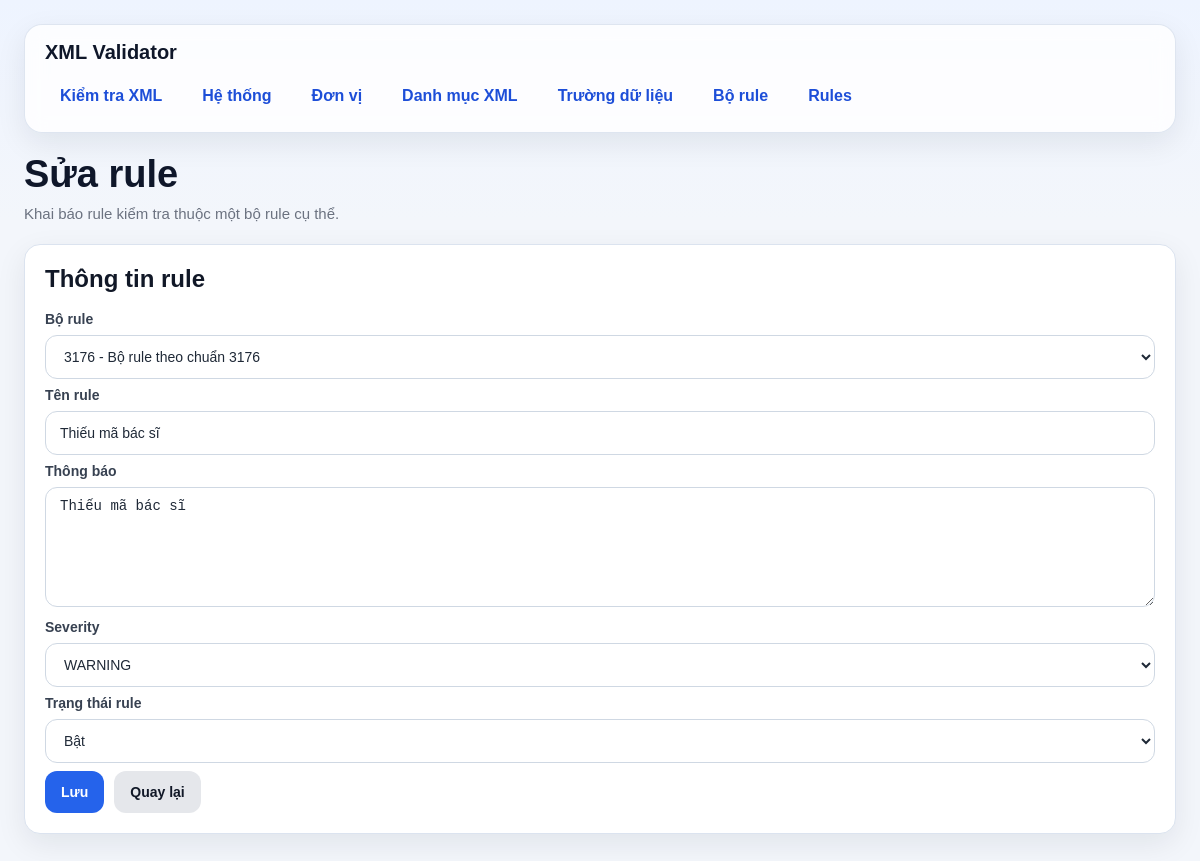
/rules/1/edit, run on an earlier commit of the app's database.
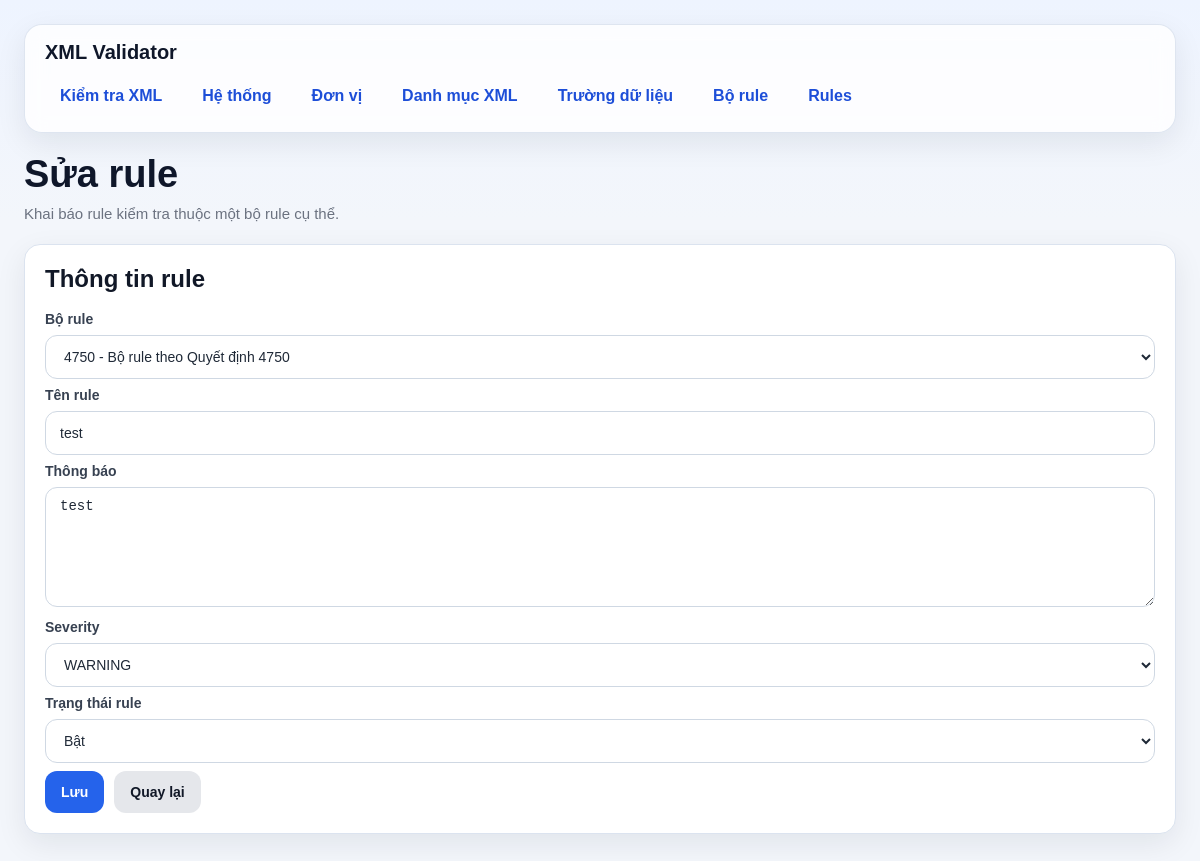
And on a later commit of the database.
### models/rule_model.py (models this page shows, shortened)
class Rule(db.Model):
    __tablename__ = "rule"
    id = db.Column(db.Integer, primary_key=True)
    bo_rule_id = db.Column(db.Integer, db.ForeignKey("bo_rule.id"), nullable=False)
    ten_rule = db.Column(db.String(255), nullable=False)
    thong_bao = db.Column(db.String(500), nullable=False)
    severity = db.Column(db.String(50), nullable=False, default="WARNING")
    is_active = db.Column(db.Boolean, nullable=False, default=True)
    bo_rule = db.relationship("BoRule", backref="rules")

class BoRule(db.Model):
    __tablename__ = "bo_rule"
    id = db.Column(db.Integer, primary_key=True)
    ma_bo_rule = db.Column(db.String(100), nullable=False, unique=True)
    ten_bo_rule = db.Column(db.String(255), nullable=False)
    mo_ta = db.Column(db.String(500), nullable=True)
    is_active = db.Column(db.Boolean, nullable=False, default=True)

### routes/rule_routes.py (the view, shortened to what this page needs)
@rule_bp.route("/<int:rule_id>/edit", methods=["GET", "POST"])
def edit_rule(rule_id):
    item = Rule.query.get_or_404(rule_id)
    bo_rules = BoRule.query.order_by(BoRule.id.asc()).all()
    return render_template("rule_form.html", item=item, bo_rules=bo_rules)

### templates/rule_form.html (shortened to what this page needs)
{% extends "base.html" %}
{% block content %}
<div class="page-header">
    <h1 class="page-title">{% if item %}Sửa rule{% else %}Thêm rule{% endif %}</h1>
    <div class="page-subtitle">Khai báo rule kiểm tra thuộc một bộ rule cụ thể.</div>
</div>
<div class="card">
    <h2 class="card-title">Thông tin rule</h2>
    <form method="POST">
        <label>Bộ rule</label>
        <select name="bo_rule_id" required>
            {% for b in bo_rules %}
                <option value="{{ b.id }}" {% if item and item.bo_rule_id == b.id %}selected{% endif %}>
                    {{ b.ma_bo_rule }} - {{ b.ten_bo_rule }}
                </option>
            {% endfor %}
        </select>
        <label>Tên rule</label>
        <input type="text" name="ten_rule" required value="{{ item.ten_rule if item else '' }}" placeholder="Check mã bác sĩ">
        <label>Thông báo</label>
        <textarea name="thong_bao" required placeholder="Nội dung cảnh báo khi rule fail">{{ item.thong_bao if item else '' }}</textarea>
        <label>Severity</label>
        <select name="severity">
            <option value="WARNING" {% if not item or item.severity == 'WARNING' %}selected{% endif %}>WARNING</option>
        </select>
        <label>Trạng thái rule</label>
        <select name="is_active">
            <option value="1" {% if not item or item.is_active %}selected{% endif %}>Bật</option>
        </select>
        <div class="actions">
            <button type="submit" class="btn btn-primary">Lưu</button>
            <a href="/rules" class="btn btn-secondary">Quay lại</a>
        </div>
    </form>
</div>
{% endblock %}

What changed in the data, as far as the page shows it:
changed Rule "WARNING": bo_rule_id "3176 - Bộ rule theo chuẩn 3176" → "4750 - Bộ rule theo Quyết định 4750"; ten_rule "Thiếu mã bác sĩ" → "test"; thong_bao "Thiếu mã bác sĩ" → "test"
